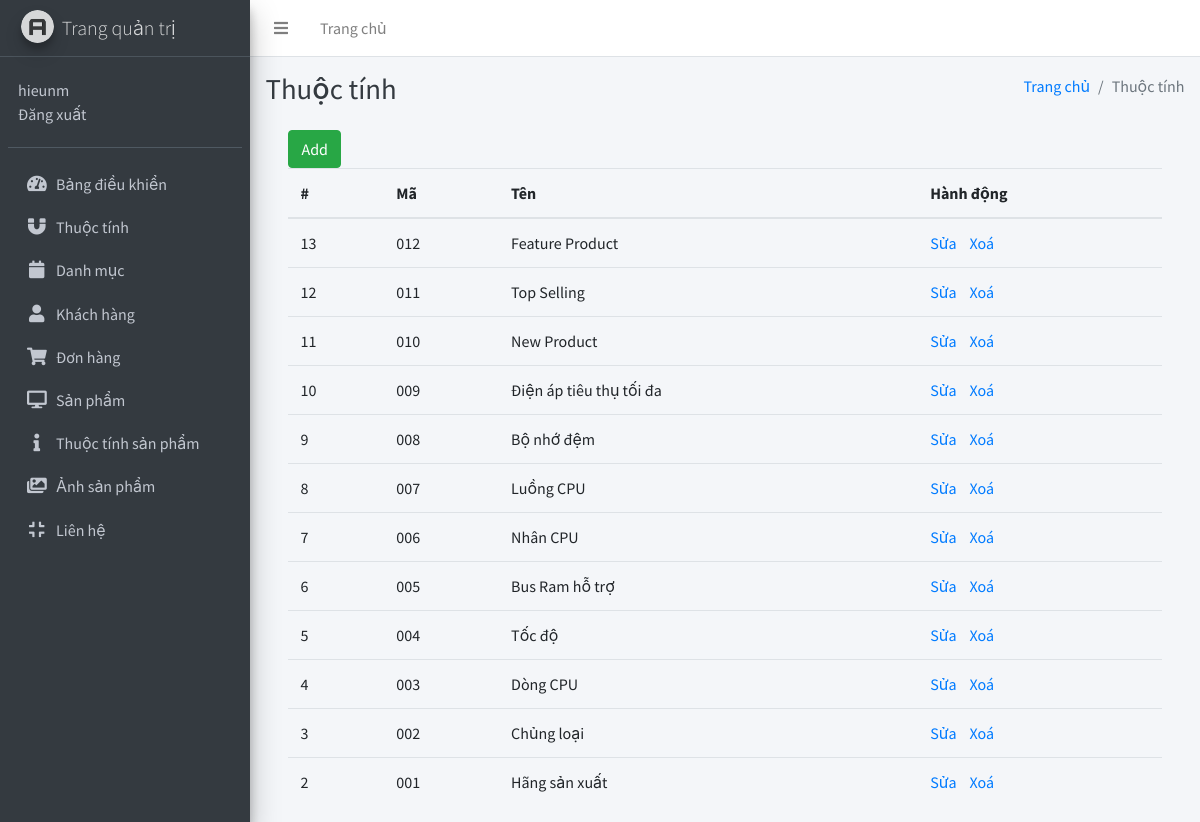
Screenshot of /View/admin/attributes.php (signed in) with the database file from the repository.
### tables this page shows
CREATE TABLE `attributes` (
  `id` int(11) NOT NULL AUTO_INCREMENT,
  `code` varchar(255) DEFAULT NULL,
  `name` varchar(255) DEFAULT NULL,
  `created_at` timestamp NULL DEFAULT NULL,
  `updated_at` timestamp NULL DEFAULT NULL,
  PRIMARY KEY (`id`)
);

### Model/ketnoi.php (called while the page is built, shortened)
<?php
	class ketnoi
	{
		public static function getConnection()
		{
			$con = new mysqli("localhost","root","phong119988","storeHieu");
			$con->query("SET NAMES 'utf8'");
		    return $con;
		}
	}
?>

### Controller/functionattributes.php (called while the page is built, shortened)
<?php
	class functionattributes
	{
		private $ketNoi;
	    function __construct()
	    {
	        $this->ketNoi = ketnoi::getConnection();
	    }
		function laythuoctinh()
		{
			$lstthuoctinh = Array();
            $SQL = "Select * from attributes  order by id DESC";
            $q = mysqli_query($this->ketNoi,$SQL);
            while($row = mysqli_fetch_array($q))
            {
                $objthuoctinh = new dataattributes();
                $objthuoctinh->id = $row['id'];
                $objthuoctinh->code = $row['code'];
                $objthuoctinh->name = $row['name'];
                $objthuoctinh->created_at = $row['created_at'];
                $objthuoctinh->updated_at = $row['updated_at'];
                array_push($lstthuoctinh, $objthuoctinh);
            }
            return $lstthuoctinh;
		}
	}
?>

### View/admin/attributes.php (the view, shortened to what this page needs)
<?php
include '../../Model/ketnoi.php';
include '../../Controller/functionattributes.php';
$service = new functionattributes();
$attrs = $service->laythuoctinh();
?>
<?php include('./header.php'); ?>
<?php include('./sidebar.php'); ?>
    <div class="content-wrapper">
        <div class="content-header">
            <div class="container-fluid">
                <div class="row mb-2">
                    <div class="col-sm-6">
                        <h1 class="m-0 text-dark">Thuộc tính</h1>
                    </div>
                    <div class="col-sm-6">
                        <ol class="breadcrumb float-sm-right">
                            <li class="breadcrumb-item"><a href="./admin.php">Trang chủ</a></li>
                            <li class="breadcrumb-item active">Thuộc tính</li>
                        </ol>
                    </div>
                </div>
            </div>
        </div>
        <section class="content">
            <div class="container-fluid">
                <div style="width: 95%; margin:auto;">
                    <a href="./addattribute.php" class="btn btn-success btn-add">Add</a>
                    <div class="table-responsive">
                        <table class="table table-hover">
                            <thead>
                            <tr>
                                <th>#</th>
                                <th>Mã</th>
                                <th>Tên</th>
                                <th>Hành động</th>
                            </tr>
                            </thead>
                            <tbody>
                                <?php
                                    foreach ($attrs as $attr) {
                                        echo "<tr>";
                                        echo "<td>" . $attr->id . "</td>";
                                        echo "<td>" . $attr->code . "</td>";
                                        echo "<td>" . $attr->name . "</td>";
                                        echo "<td><a href='addattribute.php?id=$attr->id'>Sửa</a>&nbsp;&nbsp;&nbsp;&nbsp;"
                                            . "<a onclick='return confirm(\"Bạn có chắc chắn xoá không ?\");' href='deleteattribute.php?id=$attr->id'>Xoá</a></td></tr>";
                                    }
                                ?>
                            </tbody>
                        </table>
                    </div>
                </div>
            </div>
        </section>
    </div>
<?php include('./footer.php'); ?>

### rows the page displays
attributes: id "13", code "012", name "Feature Product"
attributes: id "12", code "011", name "Top Selling"
attributes: id "11", code "010", name "New Product"
attributes: id "10", code "009", name "Điện áp tiêu thụ tối đa"
attributes: id "9", code "008", name "Bộ nhớ đệm"
attributes: id "8", code "007", name "Luồng CPU"
attributes: id "7", code "006", name "Nhân CPU"
attributes: id "6", code "005", name "Bus Ram hỗ trợ"
attributes: id "5", code "004", name "Tốc độ"
attributes: id "4", code "003", name "Dòng CPU"
attributes: id "3", code "002", name "Chủng loại"
attributes: id "2", code "001", name "Hãng sản xuất"

### other values shown
$_SESSION['username'] "hieunm"
